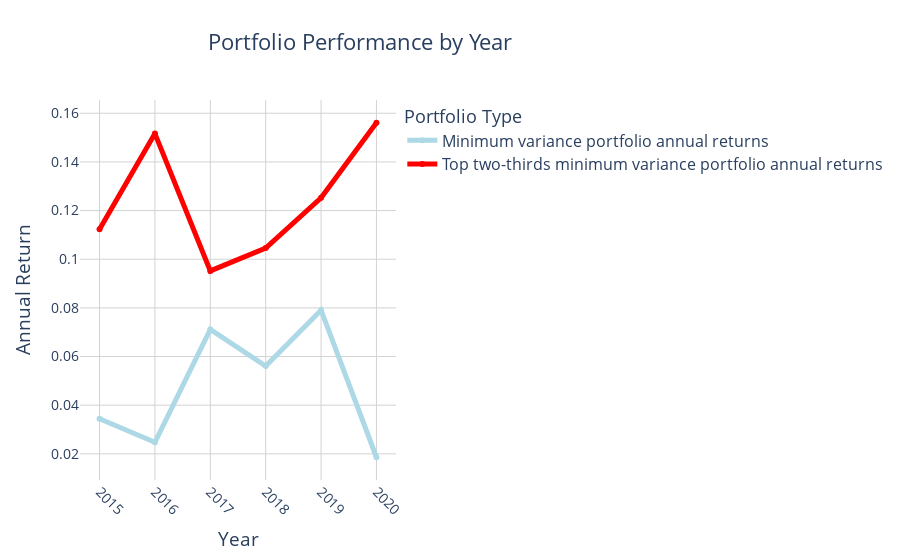

The cell this chart's notebook holds for it:
### Code cell
# Generate sample data
x = df_q3_100_sorted_2015.groupby('year').year.mean()
y1 = df_q3_100_sorted_2015.groupby('year').mv_annual_return.mean()
y2 = df_q7_100_sorted_2015_top67.groupby('year').mv_annual_return.mean()

# Create figure
fig = go.Figure()

# Add time series traces
fig.add_trace(go.Scatter(x=x, y=y1, name='Minimum variance portfolio annual returns', line=dict(color='lightblue', width=5)))
fig.add_trace(go.Scatter(x=x, y=y2, name='Top two-thirds minimum variance portfolio annual returns', line=dict(color='red', width=5)))


# Update layout
fig.update_layout(title='Portfolio Performance by Year',
                  xaxis_title='Year',
                  yaxis_title='Annual Return',
                  legend_title='Portfolio Type',
                  font=dict(size=16),
                  plot_bgcolor='white')

# Center legend title
fig.update_layout(legend=dict(title=dict(text='Portfolio Type', font=dict(size=18), side='top')),
                  legend_title_font=dict(size=18),
                  legend_title_side='top')

# Center plot title
fig.update_layout(title=dict(text='Portfolio Performance by Year', font=dict(size=22), x=0.4, xanchor='center'))


# Customize axes
fig.update_xaxes(tickvals=x,
                 ticktext=[str(int(val)) for val in x],
                 tickangle=45,
                 dtick=1,
                 tickfont=dict(size=14),
                 gridcolor='lightgray',
                 zeroline=False)

fig.update_yaxes(tickfont=dict(size=14),
                 gridcolor='lightgray',
                 zeroline=False)

fig.show()

### Figure 1 — Plotly figure (JSON) as saved in the notebook; plotly's stock layout.template omitted (floating-point values rounded to 4 significant figures)
{"data": [{"line": {"color": "lightblue", "width": 5}, "name": "Minimum variance portfolio annual returns", "type": "scatter", "x": [2015, 2016, 2017, 2018, 2019, 2020], "y": [0.03444, 0.02474, 0.07113, 0.05609, 0.07906, 0.01861]}, {"line": {"color": "red", "width": 5}, "name": "Top two-thirds minimum variance portfolio annual returns", "type": "scatter", "x": [2015, 2016, 2017, 2018, 2019, 2020], "y": [0.1123, 0.1517, 0.09521, 0.1046, 0.1252, 0.1561]}], "layout": {"font": {"size": 16}, "legend": {"title": {"font": {"size": 18}, "side": "top", "text": "Portfolio Type"}}, "plot_bgcolor": "white", "title": {"font": {"size": 22}, "text": "Portfolio Performance by Year", "x": 0.4, "xanchor": "center"}, "xaxis": {"dtick": 1, "gridcolor": "lightgray", "tickangle": 45, "tickfont": {"size": 14}, "ticktext": ["2015", "2016", "2017", "2018", "2019", "2020"], "tickvals": [2015, 2016, 2017, 2018, 2019, 2020], "title": {"text": "Year"}, "zeroline": false}, "yaxis": {"gridcolor": "lightgray", "tickfont": {"size": 14}, "title": {"text": "Annual Return"}, "zeroline": false}}}
